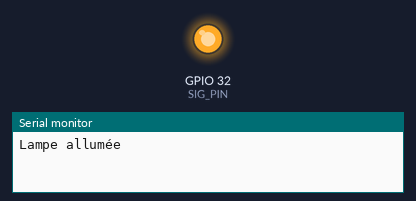
A program run on a simulated ESP32. Parts: output pins drawn as LEDs (lit = HIGH), the last lines printed to the serial monitor.

Above: at 1.0 s.
At 3.0 s:
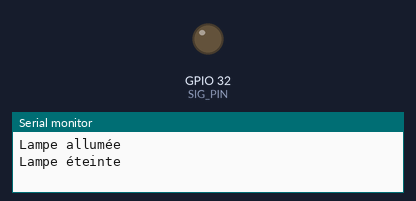
Timing chart, 0 to 5.2 s (numbered marks = the images above):
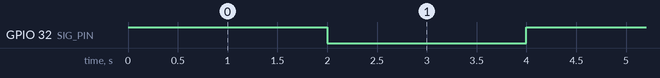

Measured:
- by itself, GPIO 32 (SIG_PIN): alternates HIGH for 2.0 s and LOW for 2.0 s

The program:

main.cpp
```cpp
// #include <Arduino.h>
// int SIG_PIN = 32;
// bool allumer = false;
// int i = 0;

// void setup() {
//   Serial.begin(9600);
//   pinMode(SIG_PIN, OUTPUT);
// }

// void loop() {
//   if ((i % 2) == 0) {
//     allumer = true;
//   } else {
//     allumer = false;
//   }
//   //Lampe éteinte si allumer = false
//   if (allumer == false) {
//     digitalWrite(SIG_PIN, LOW);
//     Serial.println("Lampe éteinte");
//   }
//   //Lampe allumée si allumer = true
//   if (allumer == true) {
//     digitalWrite(SIG_PIN, HIGH);
//     Serial.println("Lampe allumée");
//   }
//   i++;
//   delay(10000);
// }


#include <Arduino.h>
int SIG_PIN = 32;

void setup() {
  Serial.begin(9600);
  pinMode(SIG_PIN, OUTPUT);
}

void loop() {
  //Lampe allumée
  digitalWrite(SIG_PIN, HIGH);
  Serial.println("Lampe allumée");
  delay(2000);

  //Lampe éteinte
  digitalWrite(SIG_PIN, LOW);
  Serial.println("Lampe éteinte");
  delay(2000);
}
```
